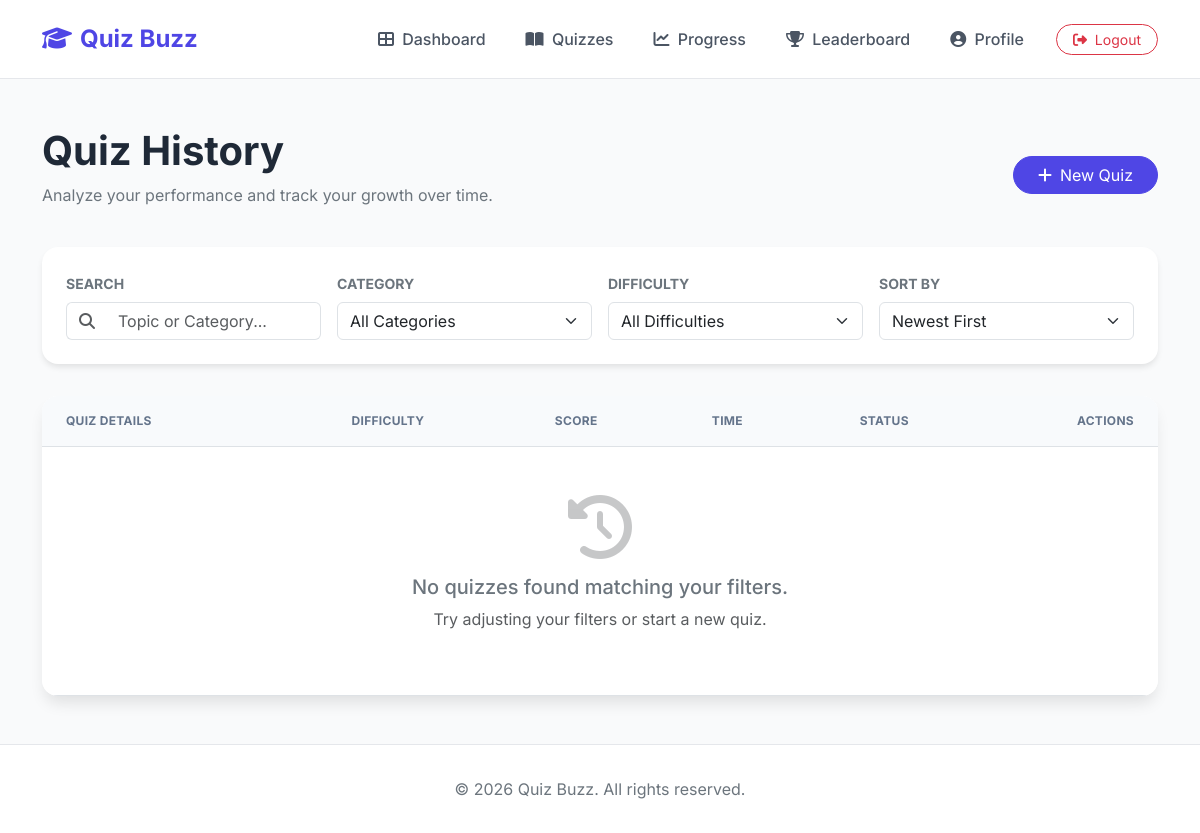
/quizzes/history/ (signed in), run on an earlier commit of the app's database.
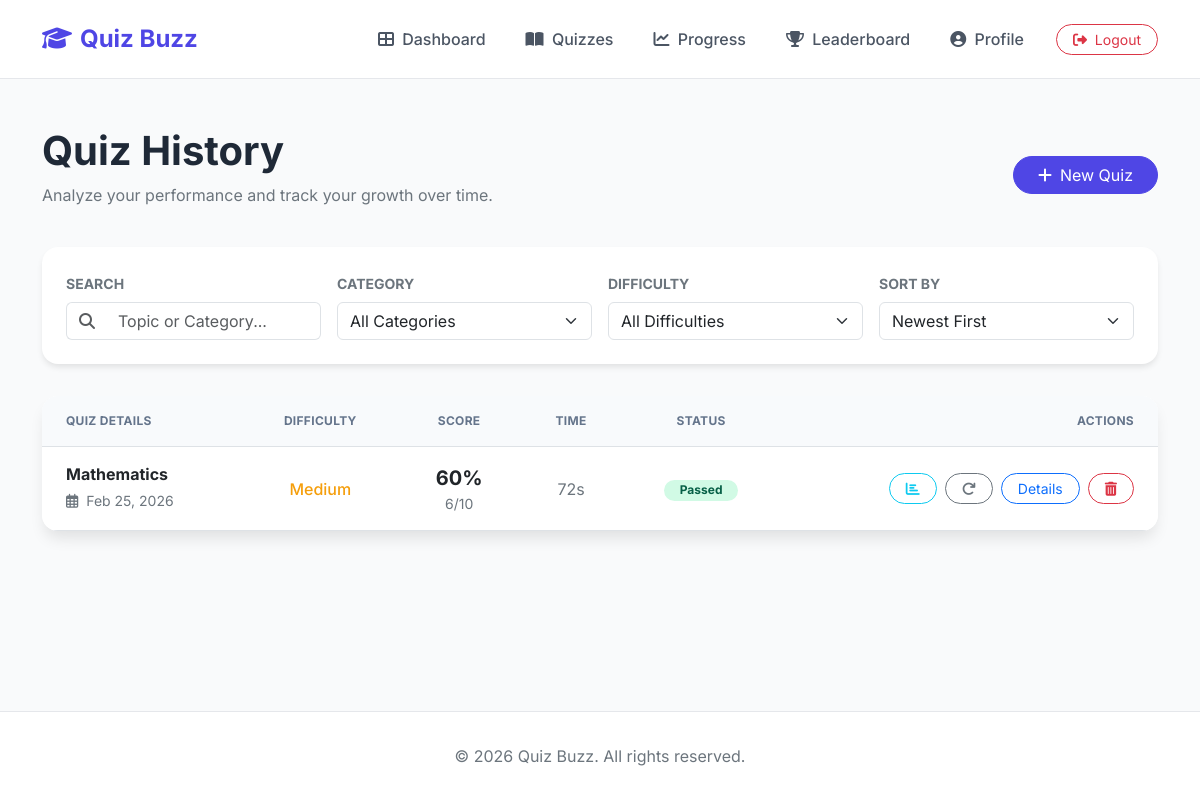
And on a later commit of the database.
### quizzes/models.py (models this page shows, shortened)
class QuizResult(models.Model):
    quiz_session = models.OneToOneField(QuizSession, on_delete=models.CASCADE, related_name='result')
    score = models.IntegerField()
    total_questions = models.IntegerField()
    percentage = models.FloatField()
    passed = models.BooleanField()
    time_taken = models.IntegerField() # in seconds

class QuizSession(models.Model):
    user = models.ForeignKey(User, on_delete=models.CASCADE)
    subcategory = models.ForeignKey(Subcategory, on_delete=models.CASCADE)
    difficulty = models.CharField(max_length=20)
    created_at = models.DateTimeField(auto_now_add=True)
    completed_at = models.DateTimeField(null=True, blank=True)
    timer_duration = models.IntegerField(default=0) # in seconds
    started_at = models.DateTimeField(null=True, blank=True)

class Subcategory(models.Model):
    category = models.ForeignKey(Category, related_name='subcategories', on_delete=models.CASCADE)
    name = models.CharField(max_length=100)
    description = models.TextField(blank=True)
    class Meta:
        verbose_name_plural = "Subcategories"

### quizzes/views.py (the view)
# urls.py: path('history/', views.quiz_history, name='quiz_history'),
@login_required
def quiz_history(request):
    from .models import QuizResult, Category, Subcategory
    from django.core.paginator import Paginator
    from django.db.models import Q
    category_id = request.GET.get('category')
    difficulty = request.GET.get('difficulty')
    sort_by = request.GET.get('sort', 'date_desc')
    search_query = request.GET.get('search', '')
    results = QuizResult.objects.filter(quiz_session__user=request.user).select_related(
        'quiz_session', 'quiz_session__subcategory', 'quiz_session__subcategory__category'
    )
    if category_id:
        results = results.filter(quiz_session__subcategory__category_id=category_id)
    if difficulty:
        results = results.filter(quiz_session__difficulty=difficulty)
    if search_query:
        results = results.filter(
            Q(quiz_session__subcategory__name__icontains=search_query) |
            Q(quiz_session__subcategory__category__name__icontains=search_query)
        )
    valid_sorts = {
        'date_desc': '-quiz_session__completed_at',
        'date_asc': 'quiz_session__completed_at',
        'score_desc': '-percentage',
        'score_asc': 'percentage',
        'alpha': 'quiz_session__subcategory__name'
    }
    results = results.order_by(valid_sorts.get(sort_by, '-quiz_session__completed_at'))
    paginator = Paginator(results, 10) # 10 per page
    page_number = request.GET.get('page')
    page_obj = paginator.get_page(page_number)
    categories = Category.objects.all()
    context = {
        'page_obj': page_obj,
        'categories': categories,
        'current_category': category_id,
        'current_difficulty': difficulty,
        'current_sort': sort_by,
        'search_query': search_query,
    }
    return render(request, 'quizzes/history.html', context)

### templates/quizzes/history.html (shortened to what the changed rows need)
{% extends 'base.html' %}
{% load static %}
{% block content %}
<div class="row mb-4">
    <div class="col-md-8">
        <h1 class="display-6 fw-bold">Quiz History</h1>
    </div>
</div>
<div class="history-table-card">
    <div class="table-responsive">
        <table class="table table-hover mb-0">
            <thead>
                <tr>
                    <th>Quiz Details</th>
                    <th class="text-center">Difficulty</th>
                    <th class="text-center">Score</th>
                    <th class="text-center">Time</th>
                    <th class="text-center">Status</th>
                    <th class="text-end">Actions</th>
                </tr>
            </thead>
            <tbody>
                {% for result in page_obj %}
                <tr>
                    <td>
                        <div>
                            <h6 class="mb-1 fw-bold">{{ result.quiz_session.subcategory.name }}</h6>
                            <small class="text-secondary">
                                <i class="far fa-calendar-alt me-1"></i> {{ result.quiz_session.completed_at|date:"M d, Y" }}
                            </small>
                        </div>
                    </td>
                    <td class="text-center">
                        <span class="fw-medium difficulty-{{ result.quiz_session.difficulty }}">
                            {{ result.quiz_session.difficulty|title }}
                        </span>
                    </td>
                    <td class="text-center">
                        <div class="fw-bold fs-5">{{ result.percentage|floatformat:0 }}%</div>
                        <div class="text-secondary small">{{ result.score }}/{{ result.total_questions }}</div>
                    </td>
                    <td class="text-center text-secondary">
                        {{ result.time_taken }}s
                    </td>
                    <td class="text-center">
                        {% if result.passed %}
                        <span class="badge rounded-pill badge-passed px-3">Passed</span>
                        {% else %}
                        <span class="badge rounded-pill badge-failed px-3">Failed</span>
                        {% endif %}
                    </td>
                    <td class="text-end">
                        <div class="d-flex justify-content-end gap-2">
                            <a href="{% url 'quizzes:compare_attempts' %}?subcategory={{ result.quiz_session.subcategory.id }}"
                                class="btn btn-sm btn-outline-info rounded-pill px-3" title="Compare attempts">
                                <i class="fas fa-chart-bar"></i>
                            </a>
                            <a href="{% url 'quizzes:retake_quiz' result.quiz_session.id %}"
                                class="btn btn-sm btn-outline-secondary rounded-pill px-3" title="Retake Quiz">
                                <i class="fas fa-redo"></i>
                            </a>
                            <a href="{% url 'quizzes:quiz_results' %}?session_id={{ result.quiz_session.id }}"
                                class="btn btn-sm btn-outline-primary rounded-pill px-3">Details</a>
                            <a href="{% url 'quizzes:delete_quiz' result.quiz_session.id %}?next=history"
                                class="btn btn-sm btn-outline-danger rounded-pill px-3"
                                onclick="return confirm('Delete this quiz record permanently?')">
                                <i class="fas fa-trash-alt"></i>
                            </a>
                        </div>
                    </td>
                </tr>
                {% empty %}
                <tr>
                    <td colspan="6" class="text-center py-5">
                        <div class="opacity-25 mb-3"><i class="fas fa-history fa-4x"></i></div>
                        <h5 class="text-secondary">No quizzes found matching your filters.</h5>
                        <p class="text-muted">Try adjusting your filters or start a new quiz.</p>
                    </td>
                </tr>
                {% endfor %}
            </tbody>
        </table>
    </div>
</div>
{% endblock %}

What changed in the data, as far as the page shows it:
added QuizResult: quiz_session.subcategory.name "Mathematics", quiz_session.completed_at "Feb 25, 2026", quiz_session.difficulty "Medium", percentage "60", score "6", total_questions "10", time_taken "72", passed "Passed"
Also different on the page:
text no longer shown: "No quizzes found matching your filters. Try adjusting your filters or start a new quiz."
